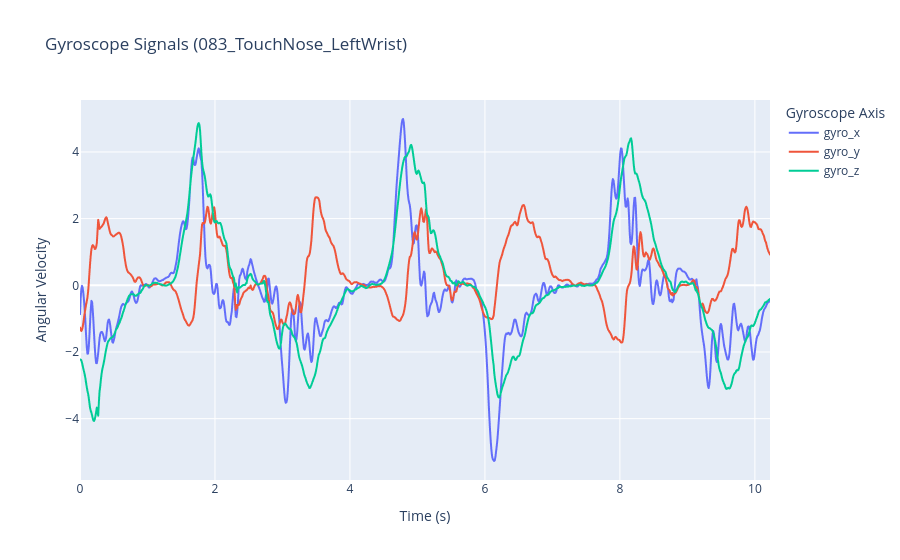

Notebook code for this chart:
### Markdown cell above
### 6.3 Gyroscope Signal Visualization

The smartwatch gyroscope measures angular velocity along the three orthogonal axes (X, Y, and Z). Unlike the accelerometer, which captures linear acceleration, the gyroscope records rotational movements of the wrist during task execution.

Visualizing the gyroscope signals complements the accelerometer inspection by providing an additional perspective on the raw inertial measurements collected by the smartwatch.

### Code cell
fig = px.line(
    signal,
    x="time",
    y=["gyro_x", "gyro_y", "gyro_z"],
    title=f"Gyroscope Signals ({example_file.stem})",
    labels={
        "time": "Time (s)",
        "value": "Angular Velocity",
        "variable": "Axis"
    }
)

fig.update_layout(
    legend_title="Gyroscope Axis"
)

fig.show()

### Figure 1 — Plotly figure (JSON) as saved in the notebook; plotly's stock layout.template omitted (floating-point values rounded to 4 significant figures; data arrays with more than 128 entries replaced by an {"elided": "..."} marker saying what was removed)
{"data": [{"hovertemplate": "Axis=gyro_x<br>Time (s)=%{x}<br>Angular Velocity=%{y}<extra></extra>", "legendgroup": "gyro_x", "line": {"color": "#636efa", "dash": "solid"}, "marker": {"symbol": "circle"}, "mode": "lines", "name": "gyro_x", "showlegend": true, "type": "scattergl", "x": {"elided": "1024 float values"}, "xaxis": "x", "y": {"elided": "1024 float values"}, "yaxis": "y"}, {"hovertemplate": "Axis=gyro_y<br>Time (s)=%{x}<br>Angular Velocity=%{y}<extra></extra>", "legendgroup": "gyro_y", "line": {"color": "#EF553B", "dash": "solid"}, "marker": {"symbol": "circle"}, "mode": "lines", "name": "gyro_y", "showlegend": true, "type": "scattergl", "x": {"elided": "1024 float values"}, "xaxis": "x", "y": {"elided": "1024 float values"}, "yaxis": "y"}, {"hovertemplate": "Axis=gyro_z<br>Time (s)=%{x}<br>Angular Velocity=%{y}<extra></extra>", "legendgroup": "gyro_z", "line": {"color": "#00cc96", "dash": "solid"}, "marker": {"symbol": "circle"}, "mode": "lines", "name": "gyro_z", "showlegend": true, "type": "scattergl", "x": {"elided": "1024 float values"}, "xaxis": "x", "y": {"elided": "1024 float values"}, "yaxis": "y"}], "layout": {"legend": {"title": {"text": "Gyroscope Axis"}, "tracegroupgap": 0}, "title": {"text": "Gyroscope Signals (083_TouchNose_LeftWrist)"}, "xaxis": {"anchor": "y", "domain": [0, 1], "title": {"text": "Time (s)"}}, "yaxis": {"anchor": "x", "domain": [0, 1], "title": {"text": "Angular Velocity"}}}}
